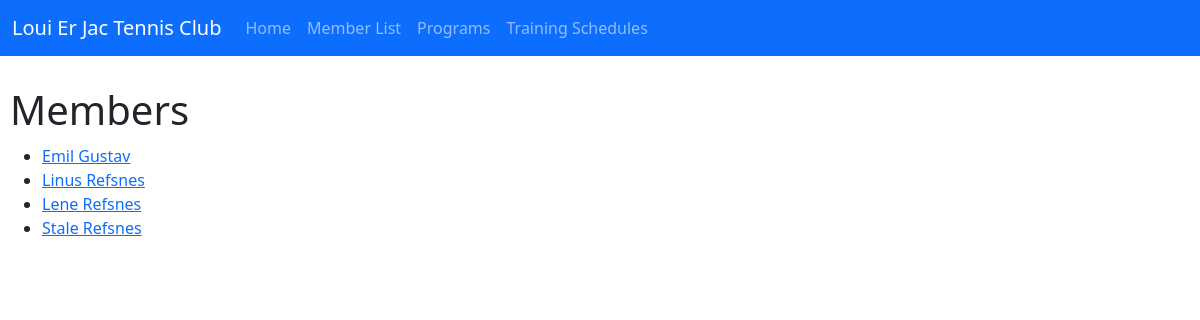
/members/, run on an earlier commit of the app's database.
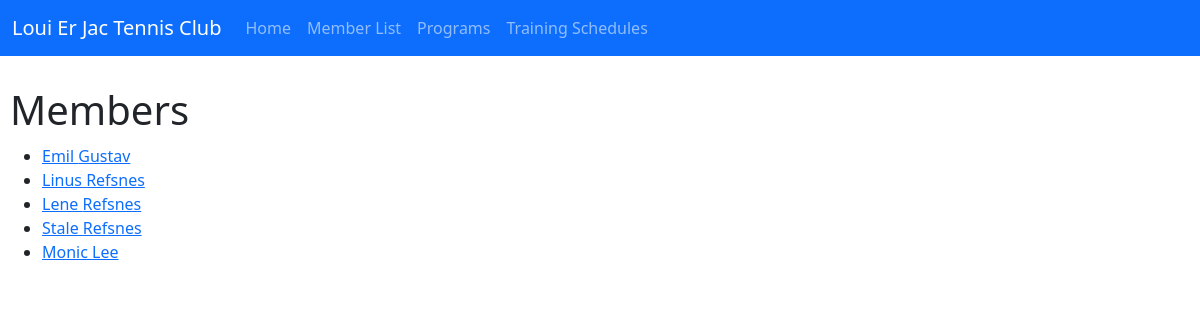
And on a later commit of the database.
### members/models.py (models this page shows, shortened)
class Member(models.Model):
    firstname = models.CharField(max_length=255)
    lastname = models.CharField(max_length=255)
    phone = models.IntegerField(null=True)
    joined_date = models.DateField(null=True)

### members/views.py (the view)
# urls.py: path('members/', views.members, name='members'),
def members(request):
    mymembers = Member.objects.all().values()
    template = loader.get_template('all_members.html')
    context = {
        'mymembers': mymembers,
    }
    return HttpResponse(template.render(context, request))

### members/templates/all_members.html (shortened to what this page needs)
<!DOCTYPE html>
<html>
{% extends 'master.html' %}
{% block content %}
<h1>Members</h1>
<ul>
    {% for x in mymembers %}
    <li><a href="details/{{ x.id }}">{{ x.firstname }} {{ x.lastname }}</a></li>
    {% endfor %}
</ul>
{% endblock %}

### members/templates/master.html (shortened to what this page needs)
{% load static %}
<!DOCTYPE html>
<html lang="en">
<head>
    <link href="https://cdn.jsdelivr.net/npm/bootstrap@5.3.3/dist/css/bootstrap.min.css" rel="stylesheet">
    <link rel="stylesheet" href="{% static 'members/style.css' %}">
</head>
<body>
    <nav class="navbar navbar-expand-lg bg-primary" data-bs-theme="dark">
        <div class="container-fluid">
            <a class="navbar-brand" href="#">Loui Er Jac Tennis Club</a>
            <div class="collapse navbar-collapse" id="navbarNav">
                <ul class="navbar-nav">
                    <li class="nav-item">
                        <a class="nav-link" aria-current="page" href="{% url 'main' %}">Home</a>
                    </li>
                    <li class="nav-item">
                        <a class="nav-link" href="{% url 'members' %}">Member List</a>
                    </li>
                    <li class="nav-item">
                        <a class="nav-link" href="{% url 'trainingprograms' %}">Programs</a>
                    </li>
                    <li class="nav-item">
                        <a class="nav-link" href="#">Training Schedules</a>
                    </li>
                </ul>
            </div>
        </div>
    </nav>
    <div class="content-body">
        {% block content %}
        {% endblock %}
    </div>
</body>
</html>

### members/static/members/style.css (style rules this page uses)
.content-body { padding-left: 10px; padding-right: 30px; padding-top: 30px; }
h1 { margin-bottom: 10px; }

What changed in the data, as far as the page shows it:
added Member: firstname "Monic", lastname "Lee"
